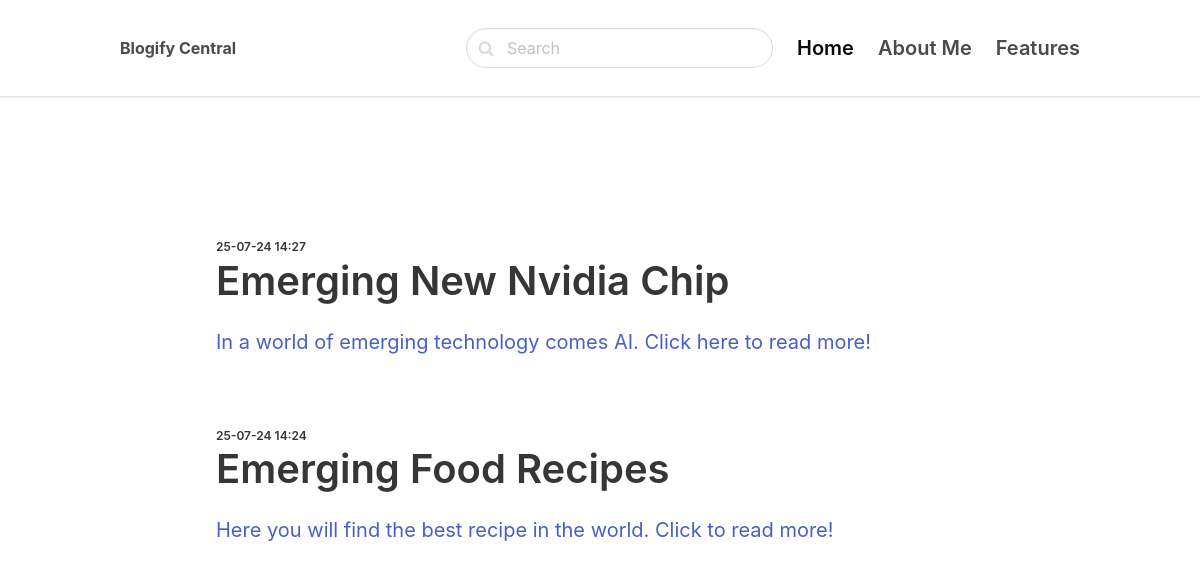
The page / on the database its author committed.
### blog/models.py (models this page shows)
class Post(models.Model):
    category = models.ForeignKey(Category,related_name= 'posts', on_delete=models.CASCADE)
    title = models.CharField(max_length=200,unique=True)
    slug = models.SlugField(max_length=200, unique=True)
    intro = models.TextField()
    body = models.TextField()
    created_on = models.DateTimeField(auto_now_add=True)
    updated_on = models.DateTimeField(auto_now=True)
    class Meta:
        ordering =['-created_on']

### core/views.py (the view)
# urls.py: path('', frontpage, name='frontpage'),
def frontpage(request):
    posts = Post.objects.all()
    return render(request, 'core/frontpage.html', {'posts': posts})

### core/templates/core/frontpage.html (shortened to what this page needs)
{% extends 'core/base.html' %}
{% block content  %}
    <section class="hero ">
        <div class="hero-body">
            <div class="container">
                <section class="section">
                    <div class="columns is-multiline">
                        {% for post in posts %}
                            <div class="column is-full mb-6">
                                <div class="content is-medium">
                                    <a href="{% url "post_detail" post.slug%}">
                                    <h2 class="subtitle is-7">{{post.created_on |date:'d-m-y H:i'}}</h2>
                                    <h1 class="title">{{ post.title }}</h1>
                                    <p> {{ post.intro }}</p>
                                    </a>
                                 </div>
                             </div>
                        {% endfor %}
                    </div>
                </section>
            </div>
        </div>
    </section>
{% endblock %}

### core/templates/core/base.html (shortened to what this page needs)
<!DOCTYPE html>
<html lang="en">
    <head>
        <link rel="stylesheet" href="https://unpkg.com/bulma@0.9.2/css/bulma.min.css" />
        <link href="https://stackpath.bootstrapcdn.com/font-awesome/4.7.0/css/font-awesome.min.css" rel="stylesheet"/>
    </head>
<body>
<nav class="navbar">
    <div class="container">
      <div class="navbar-brand">
        <a class="navbar-item" href="/">
            <strong>Blogify Central</strong>
        </a>
      </div>
      <div id="navbarMenu" class="navbar-menu">
        <div class="navbar-end">
          <div class=" navbar-item">
            <div class="control has-icons-left">
              <input class="input is-rounded" type="text" placeholder="Search">
              <span class="icon is-left">
              </span>
            </div>
          </div>
          <a class="navbar-item is-active is-size-5 has-text-weight-semibold">
            Home
          </a>
          <a class="navbar-item is-size-5 has-text-weight-semibold">
            About Me
          </a>
          <a class="navbar-item is-size-5 has-text-weight-semibold">
            Features
          </a>
        </div>
      </div>
    </div>
  </nav>
    <section class = "section">
    <div class="container">
    <h1>{% block content %}
         {% endblock %}</h1>
    </div>
    </section>
</body>
</html>

### core/templates/core/base.html (style rules this page uses)
nav.navbar { height: 6rem !important; box-shadow: 0 1px 3px rgba(0, 0, 0, .1), 0 1px 2px 0 rgba(0, 0, 0, .06)!important; }

### rows shown on the page
Post: created_on "25-07-24 14:27", title "Emerging New Nvidia Chip", intro "In a world of emerging technology comes AI. Click here to read more!"
Post: created_on "25-07-24 14:24", title "Emerging Food Recipes", intro "Here you will find the best recipe in the world. Click to read more!"
